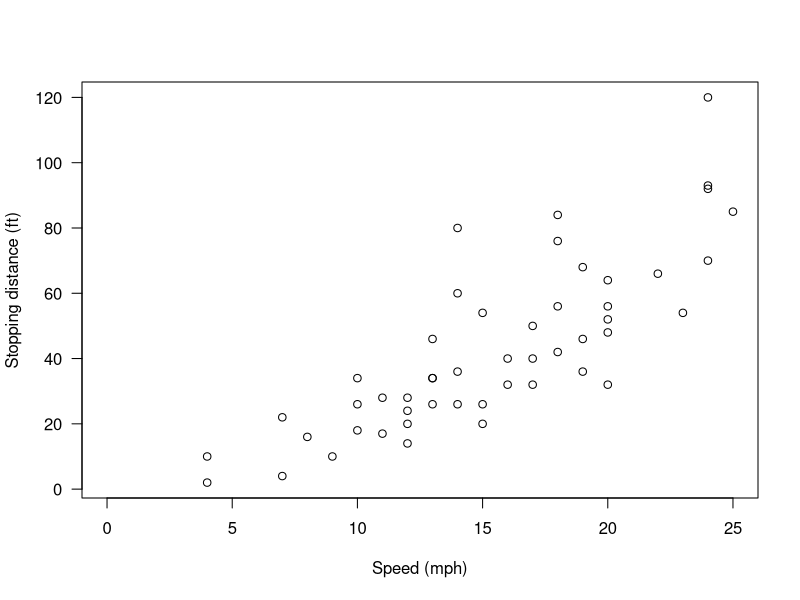
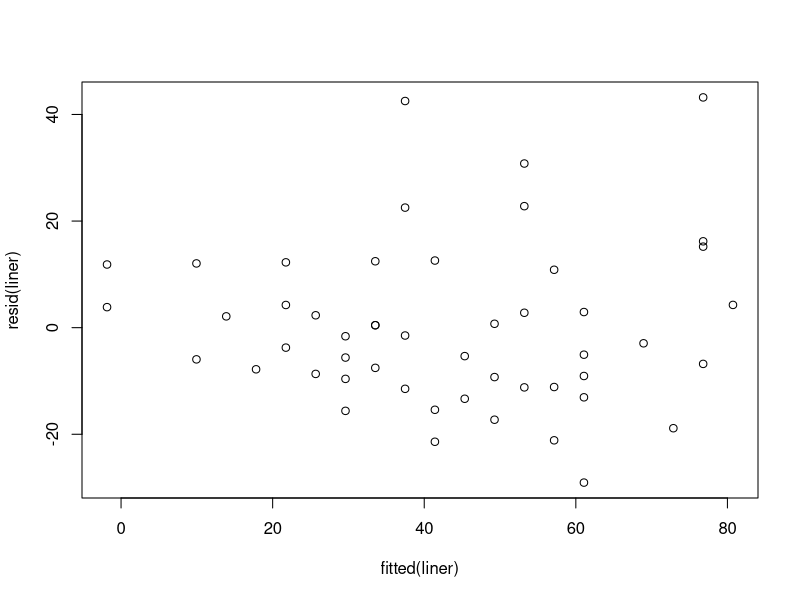
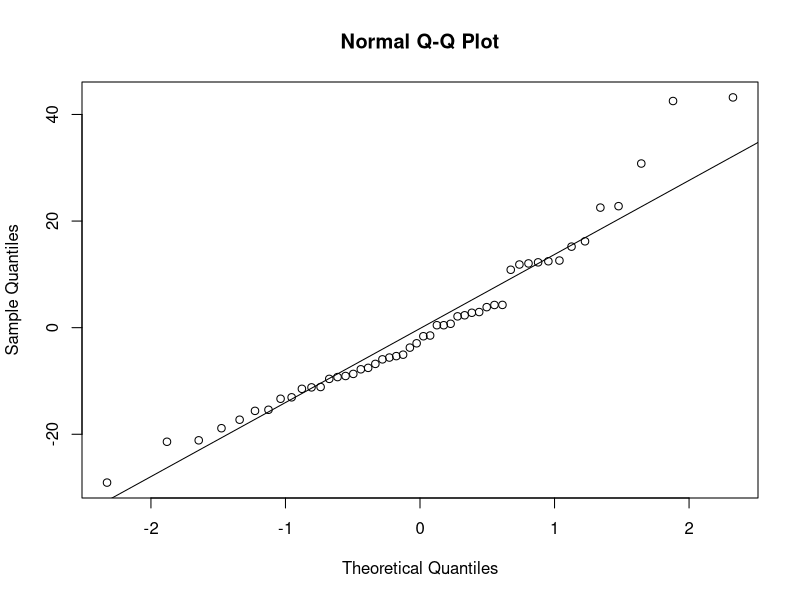

Here is the R script that generated these plots, in order:

# Take a good at the dataset
head(cars)

# Visualize the data
plot(cars, xlab = "Speed (mph)", ylab = "Stopping distance (ft)",
     las = 1, xlim = c(0, 25))

# The Linear Model Fuction
attach(cars)
liner <- lm(dist ~ speed)

liner

# Evaluate the quality of the model
summary(liner)

# Resudual Analysis
plot(fitted(liner), resid(liner))
qqnorm(resid(liner))
qqline(resid(liner))
